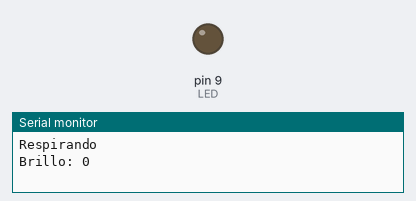
A sketch run on a simulated Arduino Uno, built with avr-gcc and run on an emulated ATmega328P. Shown: output pins drawn as LEDs (lit = HIGH), the last lines printed to the serial monitor.

Above: at 0.15 s.
At 31.25 s:
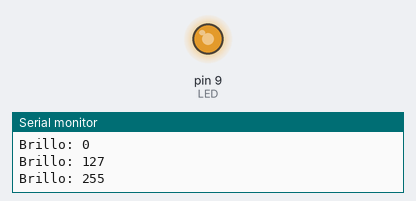
Timing chart, 0 to 31.2 s (numbered marks = the images above):
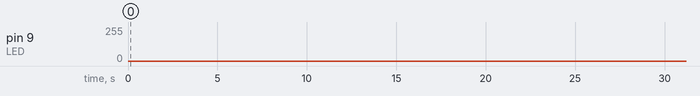

The sketch:

pwm-millis.ino
```cpp
// Variante con millis() y mensajes por serie (también debe aprobar: la serie no es requisito).
const int LED = 9;
void setup() { Serial.begin(9600); Serial.println("Respirando"); }
void loop() {
  unsigned long t = millis() % 2000;                 // un ciclo cada 2 s
  int v = t < 1000 ? map(t, 0, 999, 0, 255) : map(t, 1000, 1999, 255, 0);
  analogWrite(LED, v);
  if (t % 500 == 0) { Serial.print("Brillo: "); Serial.println(v); delay(1); }
}
```
